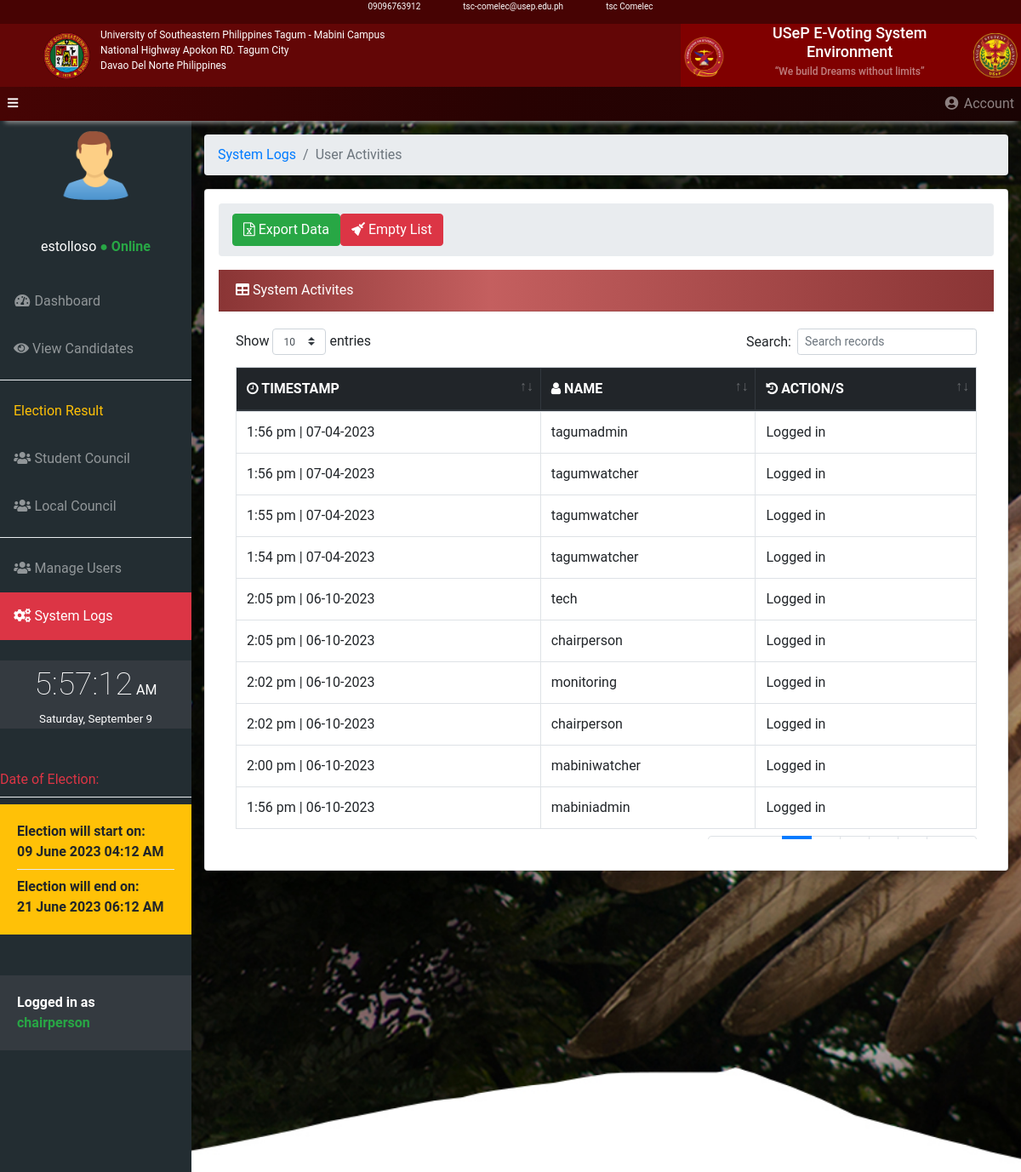
Page /central-admin/central_admin_system_logs.php (signed in) on the committed database.
### tables this page shows
CREATE TABLE `tbelectiondate` (
  `id` int(10) UNSIGNED NOT NULL,
  `start_date` varchar(50) NOT NULL,
  `end_date` varchar(50) NOT NULL,
  `start_time` varchar(50) NOT NULL,
  `end_time` varchar(50) NOT NULL
);

CREATE TABLE `tb_admin_action_logs` (
  `admin_log_id` int(10) UNSIGNED NOT NULL,
  `admin_id` int(10) NOT NULL,
  `action` varchar(150) NOT NULL,
  `log_action_date` datetime NOT NULL
);

### src/includes/central_admin_system_logs_add.php (called while the page is built, shortened)
<?php
  $conn = new mysqli(DB_HOST,DB_USER,DB_PASS,DB_NAME);
  $query  = "SELECT * FROM tbelectiondate";
  $dates = array();
  $result = mysqli_query($conn,$query);
  while ($row = mysqli_fetch_assoc($result)) {
    $dates[] = $row;
  }
?>
<?php
  $conn = new mysqli(DB_HOST,DB_USER,DB_PASS,DB_NAME);
  $query  = "SELECT *,tbadmin.username FROM tb_admin_action_logs
INNER JOIN tbadmin on tb_admin_action_logs.admin_id
WHERE tb_admin_action_logs.admin_id = tbadmin.admin_id
ORDER BY log_action_date DESC";
  $logs = array();
  $result = mysqli_query($conn,$query);
  while ($row = mysqli_fetch_assoc($result)) {
    $logs[] = $row;
  }
?>

### src/central-admin/central_admin_system_logs.php (the view, shortened to what this page needs)
<?php
include '../includes/central_admin_system_logs_add.php';
?>
<!DOCTYPE html>
<html lang="en">
  <head>
    <link href="../vendor/bootstrap/css/bootstrap.min.css" rel="stylesheet">
    <link href="../vendor/fontawesome-free/css/all.min.css" rel="stylesheet" type="text/css">
    <link href="../vendor/datatables/dataTables.bootstrap4.css" rel="stylesheet">
    <link href="../css/sb-admin.css" rel="stylesheet">
    <link href="https://cdnjs.cloudflare.com/ajax/libs/font-awesome/4.3.0/css/font-awesome.css" rel="stylesheet"  type='text/css'>
    <link rel="stylesheet" href="../css/toastr.css">
    <link rel="stylesheet" href="../css/time.css">
      <link rel="stylesheet" href="../headerStyle.css">
  </head>
  <body id="page-top" onload = "fetchTime()">
  <div class="header container-fluid d-flex justify-content-center">
      <div class="d-flex text-white">
          <p>09096763912</p>
          <p class="center-Text">tsc-comelec@usep.edu.ph</p>
          <p>tsc Comelec</p>
      </div>
  </div>
  <div class="main-header container-fluid">
      <div class="row header-main">
          <div class="col-md-8 px-5  text-white d-flex align-content-center align-items-center ">
              <img class="img_logo img-fluid d-none d-md-block" id="logo" src="../img/usep_logo.png" alt="">
              <p class="pt-1 d-none d-md-block">University of Southeastern Philippines Tagum - Mabini Campus <br> National Highway Apokon RD. Tagum City <br>Davao Del Norte Philippines</p>
          </div>
          <div class="col-md-4 p-0 text-white d-flex justify-content-center align-items-center text-center" style="background-color: maroon;">
              <img id="logo" class="img_logo p-1 img-fluid" src="../img/comelec_logo.png" alt="">
              <p class="h1" style="font-size: 18px;margin-right: 10px;">USeP E-Voting System Environment  <br><q class="h6 text-white-50" style="font-size: 12px;">We build Dreams without limits</q></p>
              <img class="img_logo p-1" src="../img/tsc_logo.png" alt="">
          </div>
      </div>
  </div>
  <nav class="navbar navbar-expand navbar-dark static-top p-0" style="background: rgb(138,53,53);
  background: linear-gradient(90deg, rgb(70,4,4) 0%, rgb(40,2,2) 50%, rgb(26,4,4) 100%);
  -webkit-box-shadow: 0 8px 6px -6px #999;
  -moz-box-shadow: 0 8px 6px -6px #999;
  box-shadow: 0 8px 6px -6px #999;">
      <button class="btn btn-link btn-sm text-white order-1 order-sm-0" id="sidebarToggle" href="#">
          <i class="fas fa-bars"></i>
      </button>
      <ul class="navbar-nav ml-auto ml-md-12">
        <li class="nav-item dropdown no-arrow">
          <a class="nav-link dropdown-toggle" href="#" id="userDropdown" role="button" data-toggle="dropdown" aria-haspopup="true" aria-expanded="false">
            <i class="fas fa-user-circle fa-fw"></i> Account
          </a>
        </li>
      </ul>
    </nav>
    <div id="wrapper" style=" background:url('../img/usep_bkg.jpg'); background-repeat: no-repeat; background-size: cover">
      <ul class="sidebar navbar-nav">
      <li class="text-center">
            <img width="50%" src="../img/admin.png" alt=""><br><br>
            <span class="text-white "><?php if(isset($_SESSION['loggedName'])) echo ($_SESSION['loggedName']) ?></span> <span class="text-success font-weight-bold">● Online</span>
          </li><br>
        <li class="nav-item">
          <a class="nav-link" href="../central-admin/central_home.php">
            <i class="fas fa-fw fa-tachometer-alt"></i>
            <span>Dashboard</span>
          </a>
        </li>
        <li class="nav-item">
          <a class="nav-link" href="../central-admin/central_view_candidates.php">
            <i class="fas fa-eye"></i>
            <span>View Candidates</span></a>
        </li>
        <div class="dropdown-divider"></div>
        <li class="nav-item">
          <a class="nav-link" href="#">
            <span class="text-warning">Election Result</span></a>
          <li class="nav-item">
          <a class="nav-link" href="../central-admin/student_council_result.php">
            <i class="fas fa-fw fa-users"></i>
            <span>Student Council</span></a>
          </li>
          <li class="nav-item">
          <a class="nav-link" href="../central-admin/local_council_result.php">
            <i class="fas fa-fw fa-users"></i>
            <span>Local Council</span></a>
          </li>
            <div class="dropdown-divider"></div>
        <li class="nav-item">
          <a class="nav-link" href="../central-admin/manage_users.php">
            <i class="fas fa-fw fa-users"></i>
            <span>Manage Users</span></a>
        </li>
        <li class="nav-item active bg-danger">
          <a class="nav-link" href="../central-admin/central_admin_system_logs.php">
            <i class="fas fa-fw fa-cogs"></i>
            <span>System Logs</span></a>
        </li>
        <br>
        <div class="nav-item">
          <div class="time bg-dark">
          <span class="hms"></span>
          <span class="ampm"></span>
          <br>
          <span class="date"></span>
      </div>
        </div>
        <br><br>
        <li class="nav-item">
        <?php foreach($dates as $date) :  ?>
        <span class="text-danger font-weigh-bold">Date of Election: </span>
        <div class="dropdown-divider"></div>
          <div class="card-body bg-warning font-weight-bold">
            <span>Election will start on: <br> <?= $date['start_date']." ".$date['start_time'] ?> </span>
            <div class="dropdown-divider"></div>
            <span>Election will end on: <br> <?= $date['end_date']." ".$date['end_time']  ?></span>
          </div>
          <?php endforeach ?>
        </li>
        <br><br>
        <li>
          <footer>
          <div class="card-body bg-dark text-white font-weight-bold">Logged in as <br><span class="text-success"><?php if(isset($_SESSION['username'])) echo strtolower($_SESSION['username']) ?></span></div>
          </footer>
        </li>
      </ul>
      <div id="content-wrapper">
        <div class="container-fluid">
          <ol class="breadcrumb">
            <li class="breadcrumb-item">
              <a href="#">System Logs</a>
            </li>
            <li class="breadcrumb-item active">User Activities</li>
          </ol>
          <div class="card shadow p-3 bg-white rounded">
            <div class="breadcrumb"><form method="post"><button class="btn btn-success float-left" name="export"><i class="fa fa-file-excel-o" aria-hidden="true"></i>
            Export Data</button> </form>
            <button class="btn btn-danger float-left" data-toggle="modal" data-target="#clearModal"><i class="fas fa-broom aria-hidden="true"></i>
            Empty List</button>
            </div>
            <div class="card-header text-white" id="priv"><i class="fas fa-table"></i> System Activites</div>
            <div class="card-body">
            <div style="height: 600px; width: 100%;overflow-y: auto;">
            <table id="logs" class="table table-bordered">
            <thead class="thead-dark">
            <tr>
            <th><i class="fa fa-clock-o" aria-hidden="true"></i> TIMESTAMP</th>
            <th><i class="fa fa-user" aria-hidden="true"></i> NAME</th>
            <th><i class="fa fa-history" aria-hidden="true"></i> ACTION/S</th>
            </tr>
        </thead>
        <tbody>
        <?php foreach($logs as $log) :  ?>
            <tr>
            <td>
                <?= date('g:i a | m-d-Y', strtotime($log['log_action_date'])); ?>
            </td>
                <td><?= $log['username'] ?></td>
                <td><?= $log['action']; ?></td>
                </tr>
                <?php endforeach; ?>
            </tbody>
            </table>
            </div>
            </div>
          </div>
      </div>
    </div>
    <link href="https://unpkg.com/gijgo@1.9.13/css/gijgo.min.css" rel="stylesheet" type="text/css" />
</body>
</html>

### src/css/sb-admin.css (style rules this page uses)
html { position: relative; min-height: 100%; }
body { height: 100%; font-family: 'Roboto', sans-serif; }
#wrapper { display: -webkit-box; display: -ms-flexbox; display: flex; }
#wrapper #content-wrapper { overflow-x: hidden; width: 100%; padding-top: 1rem; padding-bottom: 80px; }
.navbar-nav .nav-item.active .nav-link { color: #fff; }
.navbar-nav .nav-item.dropdown .dropdown-toggle::after { width: 1rem; text-align: center; float: right; vertical-align: 0; border: 0; font-weight: 900; content: '\f105'; font-family: 'Font Awesome 5 Free', serif; }
.navbar-nav .nav-item.dropdown.no-arrow .dropdown-toggle::after { display: none; }
.navbar { background: rgb(138,53,53); background: linear-gradient(90deg, rgba(138,53,53,1) 0%, rgba(138,53,53,1) 35%, rgba(209,104,104,1) 100%); -webkit-box-shadow: 0 8px 6px -6px #999; -moz-box-shadow: 0 8px 6px -6px #999; box-shadow: 0 8px 6px -6px #999; padding: 10px; }
.sidebar { width: 90px !important; background: #232D32; min-height: calc(100vh - 56px); }
.sidebar .nav-item .nav-link { text-align: center; padding: 0.75rem 1rem; width: 90px; }
.sidebar .nav-item .nav-link span { font-size: 0.65rem; display: block; }
.sidebar .nav-item .nav-link { color: rgba(255, 255, 255, 0.5); }
@media (min-width: 768px) { .sidebar { width: 225px !important; } }
@media (min-width: 768px) { .sidebar .nav-item .nav-link { display: block; width: 100%; text-align: left; padding: 1rem; width: 225px; } }
@media (min-width: 768px) { .sidebar .nav-item .nav-link span { font-size: 1rem; display: inline; } }
:root { --input-padding-x: 0.75rem; --input-padding-y: 0.75rem; }

### src/css/time.css (style rules this page uses)
.time { color: #fff; text-align: center; }
.hms { font-size: 28pt; font-weight: 200; }
.ampm { font-size: 12pt; }
.date { font-size: 10pt; }

### src/headerStyle.css (style rules this page uses)
* { margin: 0; padding: 0; }
body { position: relative; }
.header { width: 100%; height: 2vh; background-color: rgb(71, 3, 3); position: relative; }
.header .center-Text { font-size: 10px; margin-right: 50px; margin-left: 50px; }
.header p { font-size: 10px; }
.main-header { width: 100%; position: relative; -webkit-box-shadow: 0 8px 6px -6px #999; -moz-box-shadow: 0 8px 6px -6px #999; box-shadow: 0 8px 6px -6px #999; }
.img_logo { width: 60px; height:60px; }
.main-header p { font-size: 12px; margin-left: 10px; }
.header-main { background-color: rgb(99, 6, 6); position: relative; }

### src/central-admin/central_admin_system_logs.php (style rules this page uses)
#priv { background: rgb(138,53,53); background: linear-gradient(90deg, rgba(138,53,53,1) 0%, rgba(196,95,95,1) 35%, rgba(138,53,53,1) 100%); }

### rows in the picture
tbelectiondate: start_date "09 June 2023", start_time "04:12 AM", end_date "21 June 2023", end_time "06:12 AM"
tb_admin_action_logs: log_action_date "1:56 pm | 07-04-2023", admin.username "tagumadmin", action "Logged in"
tb_admin_action_logs: log_action_date "1:56 pm | 07-04-2023", admin.username "tagumwatcher", action "Logged in"
tb_admin_action_logs: log_action_date "1:55 pm | 07-04-2023", admin.username "tagumwatcher", action "Logged in"
tb_admin_action_logs: log_action_date "1:54 pm | 07-04-2023", admin.username "tagumwatcher", action "Logged in"
tb_admin_action_logs: log_action_date "2:05 pm | 06-10-2023", admin.username "tech", action "Logged in"
tb_admin_action_logs: log_action_date "2:05 pm | 06-10-2023", admin.username "chairperson", action "Logged in"
tb_admin_action_logs: log_action_date "2:02 pm | 06-10-2023", admin.username "monitoring", action "Logged in"
tb_admin_action_logs: log_action_date "2:02 pm | 06-10-2023", admin.username "chairperson", action "Logged in"
tb_admin_action_logs: log_action_date "2:00 pm | 06-10-2023", admin.username "mabiniwatcher", action "Logged in"
tb_admin_action_logs: log_action_date "1:56 pm | 06-10-2023", admin.username "mabiniadmin", action "Logged in"

### other values in the picture
$_SESSION['loggedName'] "estolloso"
$_SESSION['username'] "chairperson"
